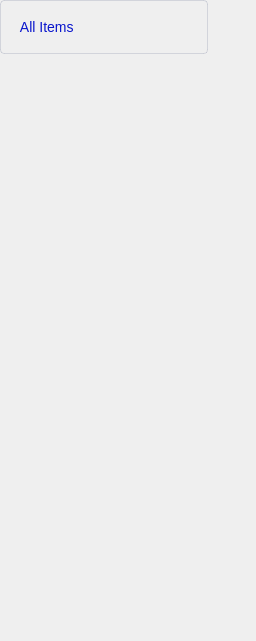
             <widget class="QWidget" name="inventory_preset_frame">
              <property name="geometry">
               <rect>
                <x>0</x>
                <y>0</y>
                <width>256</width>
                <height>641</height>
               </rect>
              </property>
              <layout class="QVBoxLayout" name="inventory_preset_layout_2">
               <property name="spacing">
                <number>0</number>
               </property>
               <property name="leftMargin">
                <number>0</number>
               </property>
               <property name="topMargin">
                <number>0</number>
               </property>
               <property name="rightMargin">
                <number>0</number>
               </property>
               <property name="bottomMargin">
                <number>0</number>
               </property>
               <item>
                <widget class="QFrame" name="inventory_preset_frame_2">
                 <property name="frameShape">
                  <enum>QFrame::NoFrame</enum>
                 </property>
                 <property name="frameShadow">
                  <enum>QFrame::Raised</enum>
                 </property>
                 <layout class="QVBoxLayout" name="inventory_preset_layout_3">
                  <property name="spacing">
                   <number>0</number>
                  </property>
                  <property name="leftMargin">
                   <number>0</number>
                  </property>
                  <property name="topMargin">
                   <number>0</number>
                  </property>
                  <property name="rightMargin">
                   <number>0</number>
                  </property>
                  <property name="bottomMargin">
                   <number>0</number>
                  </property>
                  <item alignment="Qt::AlignTop">
                   <widget class="QFrame" name="inventory_preset_menu_frame">
                    <property name="frameShape">
                     <enum>QFrame::NoFrame</enum>
                    </property>
                    <property name="frameShadow">
                     <enum>QFrame::Raised</enum>
                    </property>
                    <layout class="QVBoxLayout" name="inventory_preset_menu_layout">
                     <property name="spacing">
                      <number>2</number>
                     </property>
                     <property name="leftMargin">
                      <number>0</number>
                     </property>
                     <property name="topMargin">
                      <number>0</number>
                     </property>
                     <property name="rightMargin">
                      <number>0</number>
                     </property>
                     <property name="bottomMargin">
                      <number>0</number>
                     </property>
                     <item>
                      <widget class="QPushButton" name="pushButton">
                       <property name="minimumSize">
                        <size>
                         <width>208</width>
                         <height>54</height>
                        </size>
                       </property>
                       <property name="maximumSize">
                        <size>
                         <width>208</width>
                         <height>54</height>
                        </size>
                       </property>
                       <property name="styleSheet">
                        <string notr="true">QPushButton {
	border: 0.5px solid rgba(181, 184, 199, 0.5);
	border-radius: 4px;
	color: #0915CC;
	font-size: 14px;
	qproperty-icon: url(:/image/Login_pic.png);
	text-align: left;
	padding-left: 12px;
}

QPushButton:hover {
	border: 0.5px solid #0915CC;
}</string>
                       </property>
                       <property name="text">
                        <string>  All Items</string>
                       </property>
                       <property name="iconSize">
                        <size>
                         <width>20</width>
                         <height>20</height>
                        </size>
                       </property>
                       <property name="checkable">
                        <bool>true</bool>
                       </property>
                      </widget>
                     </item>
                    </layout>
                   </widget>
                  </item>
                 </layout>
                </widget>
               </item>
              </layout>
             </widget>
